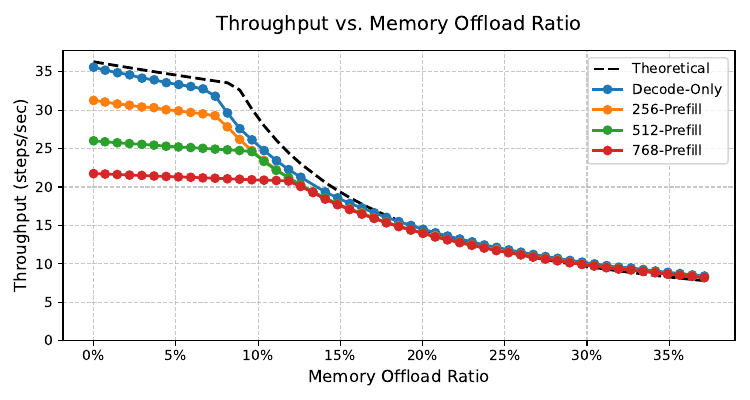

Source code (Python):
import pandas as pd
import matplotlib.pyplot as plt
import matplotlib.ticker as ticker
import os
import sys

# ==========================================
#          PATH DISCOVERY LOGIC
# ==========================================
def find_project_root(target_name="GPU_Offloading"):
    current_path = os.path.abspath(os.getcwd())
    while True:
        head, tail = os.path.split(current_path)
        if tail == target_name:
            return current_path
        if head == current_path: 
            raise FileNotFoundError(f"Could not find directory '{target_name}' in any parent path.")
        current_path = head

try:
    PROJECT_ROOT = find_project_root()
    print(f"Project Root Detected: {PROJECT_ROOT}")
except FileNotFoundError as e:
    print(f"[Error] {e}")
    sys.exit(1)

# ==========================================
#                CONFIGURATION
# ==========================================

# --- NEW: Hardcoded Interconnect Bandwidth (GB/s) ---
INTERCONNECT_BW = 300.0 # Example: NVLink C2C bandwidth

# List of tuples: (path_to_csv, legend_label)
PREFIX = f"{PROJECT_ROOT}/data/full_transformers/gh200_32L_4096H_D150K"
PREFILL = lambda x: (f"{PREFIX}_P{x}.csv", f"{x}-Prefill")
FILES_TO_PLOT = [
    (f"{PREFIX}.csv", "Decode-Only"),
    PREFILL(256),
    PREFILL(512),
    PREFILL(768),
    PREFILL(1024),
    PREFILL(1280),
    PREFILL(1536),
    PREFILL(1792),
    PREFILL(2048),
    # Add more files here...
]

OUTPUT_IMAGE = "transformer_throughput.pdf"

# Graph Styling
FIG_SIZE = (7.5, 4)
TITLE = "Throughput vs. Memory Offload Ratio"
X_LABEL = "Memory Offload Ratio"
Y_LABEL = "Throughput (steps/sec)"
GRID_STYLE = "--"

# ==========================================
#                PROCESSING
# ==========================================

def process_and_plot():
    plt.figure(figsize=FIG_SIZE)
    
    plotted_any = False
    theoretical_plotted = False # Flag to ensure we only plot theoretical line once

    for index, (filepath, label) in enumerate(FILES_TO_PLOT):
        if not os.path.exists(filepath):
            print(f"[Warning] File not found: {filepath}. Skipping.")
            continue

        try:
            df = pd.read_csv(filepath)
            
            # 1. Validation
            required_cols = ["Offload Ratio (%)", "Peak GPU Mem (Alloc GB)", "Avg Step Time (ms)", "Effective Memory BW (GB/s)"]
            if not all(col in df.columns for col in required_cols):
                print(f"[Skip] {filepath} missing required columns.")
                continue

            # 2. Find Baseline (0% Offload)
            baseline_row = df[df["Offload Ratio (%)"] == 0]
            if baseline_row.empty:
                print(f"[Skip] {filepath} has no row with 'Offload Ratio (%)' == 0.")
                continue
            
            # Extract Baseline Constants
            base_peak_mem = baseline_row.iloc[0]["Peak GPU Mem (Alloc GB)"] # M
            base_bw = baseline_row.iloc[0]["Effective Memory BW (GB/s)"]   # T
            
            if base_peak_mem == 0:
                print(f"[Skip] Baseline memory is 0 in {filepath}.")
                continue

            # 3. Calculate X-Axis (Calculated Offload Ratio)
            current_peaks = df["Peak GPU Mem (Alloc GB)"].astype(float)
            x_values = 1.0 - (current_peaks / base_peak_mem)
            
            # 4. Calculate Y-Axis (Measured Throughput)
            step_times = df["Avg Step Time (ms)"].astype(float)
            y_values = 1000.0 / step_times

            # 5. --- Theoretical Calculation (First File Only) ---
            if index == 0 and not theoretical_plotted:
                print(f"   -> Calculating Theoretical Curve using T={base_bw:.2f} GB/s, M={base_peak_mem:.2f} GB, Bus={INTERCONNECT_BW} GB/s")
                
                # Formula inputs:
                # T  = base_bw (GB/s)
                # M  = base_peak_mem (GB)
                # M_i = current_peaks (GB)
                # BW = INTERCONNECT_BW (GB/s)
                # t_i = max( (2*M - M_i)/T , (M - M_i)/BW )

                # Correction ratios
                compute_coef = 0.95
                IO_coef = 30/32 * 31/32
                
                # Vectorized calculation
                # Term 1: Compute Bound / Bandwidth Bound
                term1 = (2 * base_peak_mem - current_peaks) / base_bw / compute_coef
                
                # Term 2: Interconnect Bound
                term2 = (base_peak_mem - current_peaks) / INTERCONNECT_BW / IO_coef / compute_coef
                
                # Take element-wise max (Result is in seconds)
                t_i = pd.concat([term1, term2], axis=1).max(axis=1)
                
                # Convert to Throughput (steps/sec)
                y_theo = 1.0 / t_i
                
                # Sort for plotting
                theo_data = pd.DataFrame({"x": x_values, "y": y_theo})
                theo_data = theo_data.sort_values(by="x")
                
                plt.plot(
                    theo_data["x"],
                    theo_data["y"],
                    linestyle='--',
                    color='black',
                    linewidth=2,
                    label='Theoretical'
                )
                theoretical_plotted = True
            
            # 6. Plot Actual Data
            plot_data = pd.DataFrame({"x": x_values, "y": y_values})
            plot_data = plot_data.sort_values(by="x")

            plt.plot(
                plot_data["x"], 
                plot_data["y"], 
                marker='o', 
                linestyle='-', 
                linewidth=2, 
                markersize=6, 
                label=label
            )
            
            plotted_any = True
            print(f"Plotted: {label} (Base Mem: {base_peak_mem:.2f} GB)")

        except Exception as e:
            print(f"[Error] Failed to process {filepath}: {e}")

    # ==========================================
    #                FORMATTING
    # ==========================================
    
    if not plotted_any:
        print("No data was plotted. Please check CSV paths and content.")
        return

    plt.title(TITLE, fontsize=14, pad=15)
    plt.xlabel(X_LABEL, fontsize=12)
    plt.ylabel(Y_LABEL, fontsize=12)
    plt.grid(True, linestyle=GRID_STYLE, alpha=0.7)
    plt.ylim(bottom=0)
    plt.legend(fontsize=9)
    
    # Format X-axis as percentage
    plt.gca().xaxis.set_major_formatter(ticker.FuncFormatter(lambda x, _: f'{x:.0%}'))
    
    plt.tight_layout()
    plt.savefig(OUTPUT_IMAGE, dpi=300)
    print(f"\nGraph saved to: {OUTPUT_IMAGE}")
    # plt.show() 

if __name__ == "__main__":
    process_and_plot()